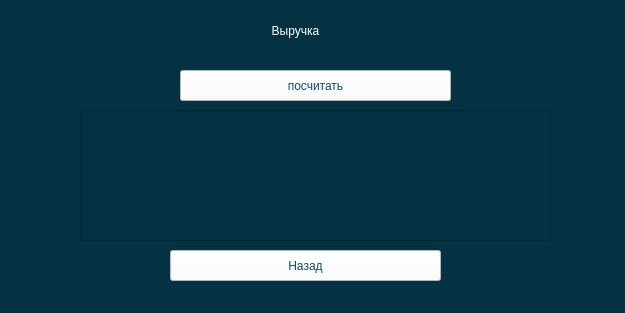
<?xml version="1.0" encoding="UTF-8"?>
<ui version="4.0">
 <class>revenue</class>
 <widget class="QWidget" name="revenue">
  <property name="geometry">
   <rect>
    <x>0</x>
    <y>0</y>
    <width>625</width>
    <height>313</height>
   </rect>
  </property>
  <property name="windowTitle">
   <string>Form</string>
  </property>
  <property name="styleSheet">
   <string notr="true">background-color: rgb(4, 50, 67);</string>
  </property>
  <widget class="QLabel" name="label">
   <property name="geometry">
    <rect>
     <x>-10</x>
     <y>10</y>
     <width>611</width>
     <height>41</height>
    </rect>
   </property>
   <property name="styleSheet">
    <string notr="true">font: 28pt &quot;Lucida Calligraphy&quot;;
color:white;</string>
   </property>
   <property name="text">
    <string>Выручка</string>
   </property>
   <property name="alignment">
    <set>Qt::AlignCenter</set>
   </property>
  </widget>
  <widget class="QPushButton" name="pushButton_2">
   <property name="geometry">
    <rect>
     <x>170</x>
     <y>250</y>
     <width>271</width>
     <height>31</height>
    </rect>
   </property>
   <property name="styleSheet">
    <string notr="true">background-color:white;
font: 14pt &quot;Lucida Calligraphy&quot;;
color:rgb(10, 75, 118);</string>
   </property>
   <property name="text">
    <string>Назад</string>
   </property>
  </widget>
  <widget class="QPushButton" name="pushButton_3">
   <property name="geometry">
    <rect>
     <x>180</x>
     <y>70</y>
     <width>271</width>
     <height>31</height>
    </rect>
   </property>
   <property name="styleSheet">
    <string notr="true">background-color:white;
font: 14pt &quot;Lucida Calligraphy&quot;;
color:rgb(10, 75, 118);</string>
   </property>
   <property name="text">
    <string>посчитать</string>
   </property>
  </widget>
  <widget class="QTextEdit" name="textEdit">
   <property name="geometry">
    <rect>
     <x>80</x>
     <y>110</y>
     <width>471</width>
     <height>131</height>
    </rect>
   </property>
   <property name="styleSheet">
    <string notr="true">background-color: rgb(4, 50, 67);
font: 14pt &quot;Lucida Calligraphy&quot;;
color:white;</string>
   </property>
  </widget>
 </widget>
 <resources/>
 <connections/>
</ui>
